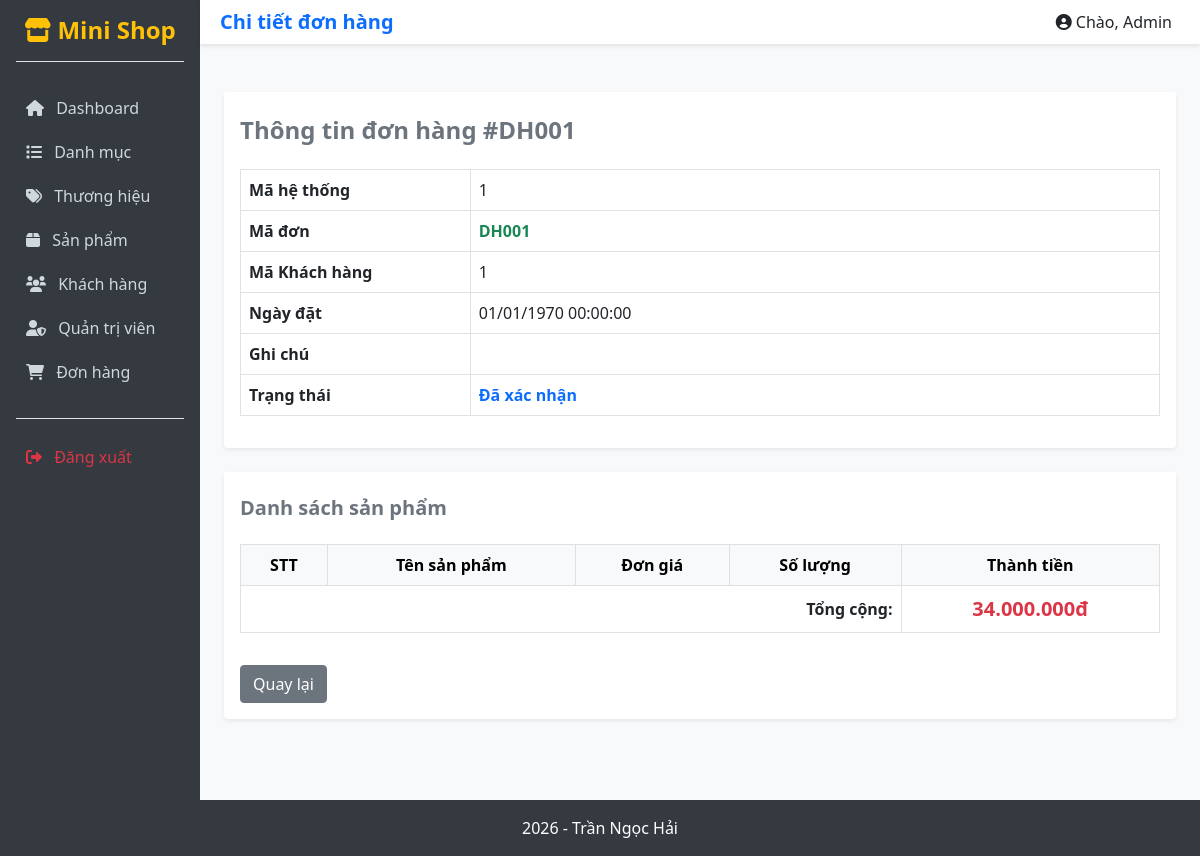
The page /views/admin/orders/detail.php?id=1 on the database as committed earlier.
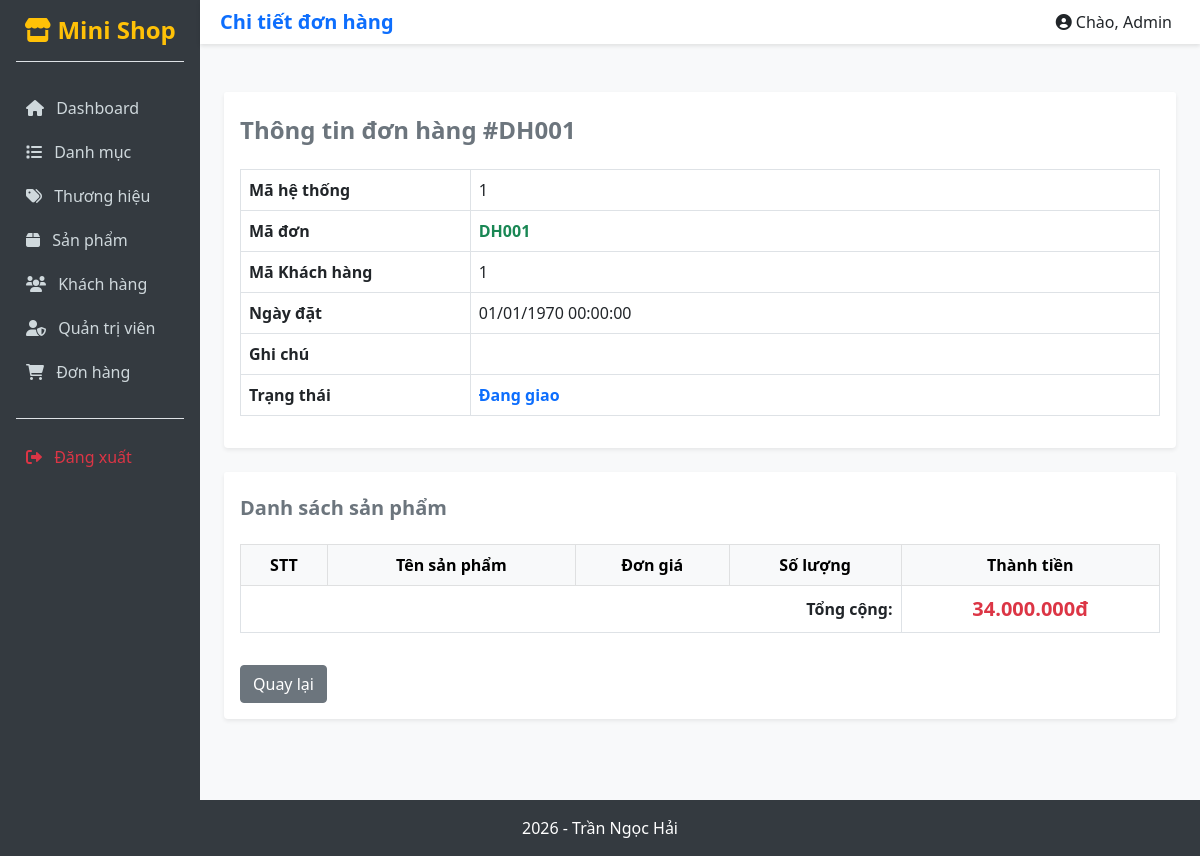
The same page on the database as committed later.
### tables this page shows
CREATE TABLE `orders` (
  `id` int(11) NOT NULL,
  `customer_id` int(11) NOT NULL,
  `user_id` int(11) DEFAULT NULL,
  `order_code` varchar(30) NOT NULL,
  `total_amount` decimal(12,2) DEFAULT 0.00,
  `note` text DEFAULT NULL,
  `status` tinyint(1) DEFAULT 0,
  `created_at` datetime DEFAULT current_timestamp(),
  `updated_at` datetime DEFAULT current_timestamp() ON UPDATE current_timestamp()
);

### config/Database.php (called while the page is built, shortened)
<?php
class Database {
    protected string $host = "localhost";
    protected string $database = "tranngochai_database";
    protected string $username = "root";
    protected string $password = "";
    protected function connect(): void {
        try {
            $this->conn = new mysqli(
                $this->host,
                $this->username,
                $this->password,
                $this->database
            );
        } catch (Exception $e) {
            echo "Lỗi: " . $e->getMessage();
        }
    }
}
?>

### dao/OrderDAO.php (called while the page is built, shortened)
<?php
require_once __DIR__ . "/BaseDAO.php";
require_once __DIR__ . "/../models/Order.php";
class OrderDAO extends BaseDAO {
    public function findById(int $id) {
        try {
            $sql = "SELECT * FROM orders WHERE id=?";
            $stmt = $this->prepare($sql);
            $stmt->bind_param("i", $id);
            $stmt->execute();
            $result = $stmt->get_result();
            if ($row = $result->fetch_assoc()) {
                $o = new Order((int)$row["customer_id"], (int)$row["user_id"], $row["order_code"], (float)$row["total_amount"], $row["note"], (int)$row["status"]);
                $o->id = $row["id"];
                return $o;
            }
        } catch (Exception $e) { throw $e; }
        return null;
    }
}
?>

### dao/BaseDAO.php (called while the page is built, shortened)
<?php
require_once __DIR__ . "/../config/Database.php";
class BaseDAO extends Database {
    protected function prepare(string $sql) {
        return $this->conn->prepare($sql);
    }
}
?>

### models/Order.php (called while the page is built, shortened)
<?php
class Order {
    public function __construct(int $customerId = 0, ?int $userId = null, string $orderCode = "", float $totalAmount = 0, ?string $note = null, int $status = 0) {
        $this->customerId = $customerId;
        $this->orderCode = $orderCode;
        $this->totalAmount = $totalAmount;
        $this->status = $status;
    }
}
?>

### views/admin/orders/detail.php (the view, shortened to what this page needs)
<?php
require_once "../../../dao/OrderDAO.php";
$dao = new OrderDAO();
$id = $_GET['id'] ?? 0;
$order = $dao->findById($id);
function getStatusText($status) {
    switch($status) {
        case 1: return 'Đã xác nhận';
        case 2: return 'Đang giao';
    }
}
?>
<div class="container mt-4">
    <div class="card shadow-sm border-0 mb-4">
        <div class="card-header bg-white border-0 pt-4 pb-0">
            <h4 class="fw-bold text-secondary">Thông tin đơn hàng #<?= htmlspecialchars($order->orderCode) ?></h4>
        </div>
        <div class="card-body">
            <table class="table table-bordered">
                <tr><th width="25%">Mã hệ thống</th><td><?= $order->id ?></td></tr>
                <tr><th>Mã đơn</th><td class="text-success fw-bold"><?= htmlspecialchars($order->orderCode) ?></td></tr>
                <tr><th>Mã Khách hàng</th><td><?= $order->customerId ?></td></tr>
                <tr><th>Ngày đặt</th><td><?= date('d/m/Y H:i:s', strtotime($order->createdAt)) ?></td></tr>
                <tr><th>Ghi chú</th><td><?= nl2br(htmlspecialchars($order->note)) ?></td></tr>
                <tr><th>Trạng thái</th><td class="fw-bold text-primary"><?= getStatusText($order->status) ?></td></tr>
            </table>
        </div>
    </div>
    <div class="card shadow-sm border-0">
        <div class="card-header bg-white border-0 pt-4 pb-0">
            <h5 class="fw-bold text-secondary">Danh sách sản phẩm</h5>
        </div>
        <div class="card-body">
            <table class="table table-hover table-bordered text-center align-middle">
                <thead class="table-light">
                    <tr>
                        <th>STT</th>
                        <th>Tên sản phẩm</th>
                        <th>Đơn giá</th>
                        <th>Số lượng</th>
                        <th>Thành tiền</th>
                    </tr>
                </thead>
                <tfoot>
                    <tr>
                        <td colspan="4" class="text-end fw-bold">Tổng cộng:</td>
                        <td class="text-danger fw-bold fs-5"><?= number_format($order->totalAmount, 0, ',', '.') ?>đ</td>
                    </tr>
                </tfoot>
            </table>
            <a href="index.php" class="btn btn-secondary mt-3">Quay lại</a>
        </div>
    </div>
</div>
<?php
include "../layouts/master.php";
?>

Rows that differ between the two databases and show on the page:
changed orders "DH001": status "Đã xác nhận" → "Đang giao"
